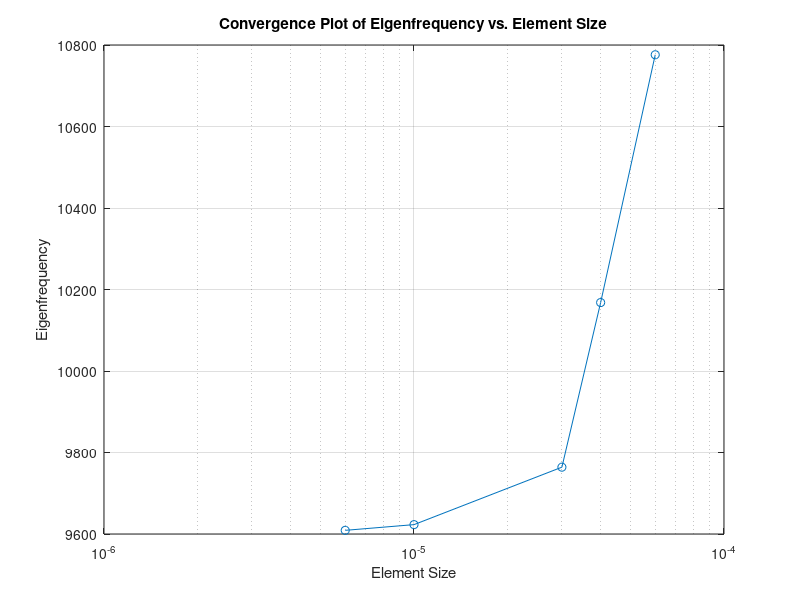

The MATLAB script that drew this image:
% Data points
element_sizes = [6e-5, 4e-5, 3e-5, 1e-5, 6e-6];
y0 = [3.43e-9, 3.86e-9, 4.18e-9, 4.32e-9, 4.32e-9];
freq = [10776, 10168, 9764, 9623, 9609];

% Create the plot
figure;
% plot(element_sizes, y0, '-o'); 
plot(element_sizes, freq, '-o');  
set(gca, 'XScale', 'log');

% Labeling the axes
xlabel('Element Size');
ylabel('Eigenfrequency');

% Adding a title
title('Convergence Plot of Eigenfrequency vs. Element Size');

% Optional: set the axis limits to better view the data points
%xlim([0.018, 0.35]);
%ylim([0.97, 1]);

% Optional: Enable grid
grid on;
